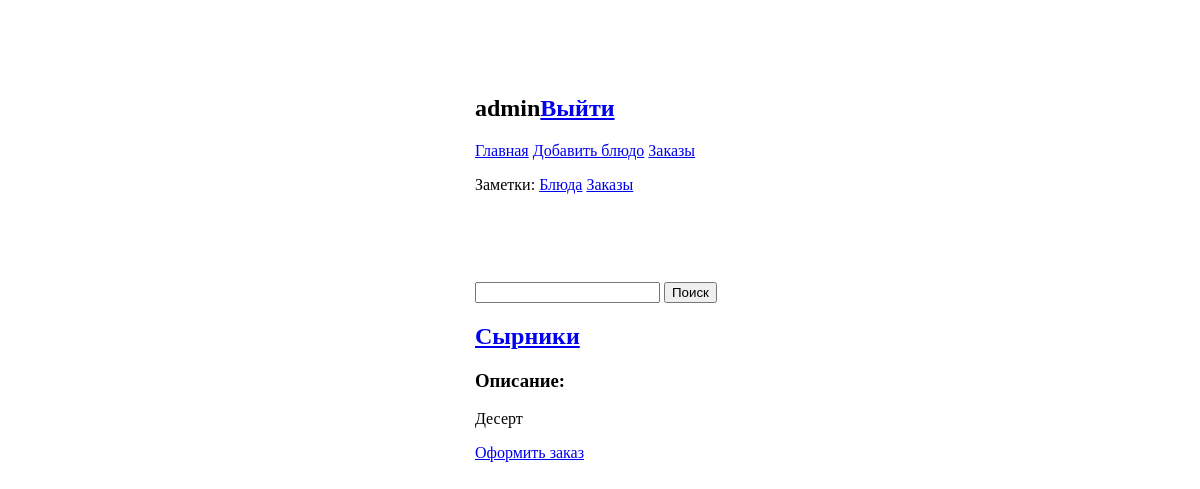
The app's page / (signed in), older data.
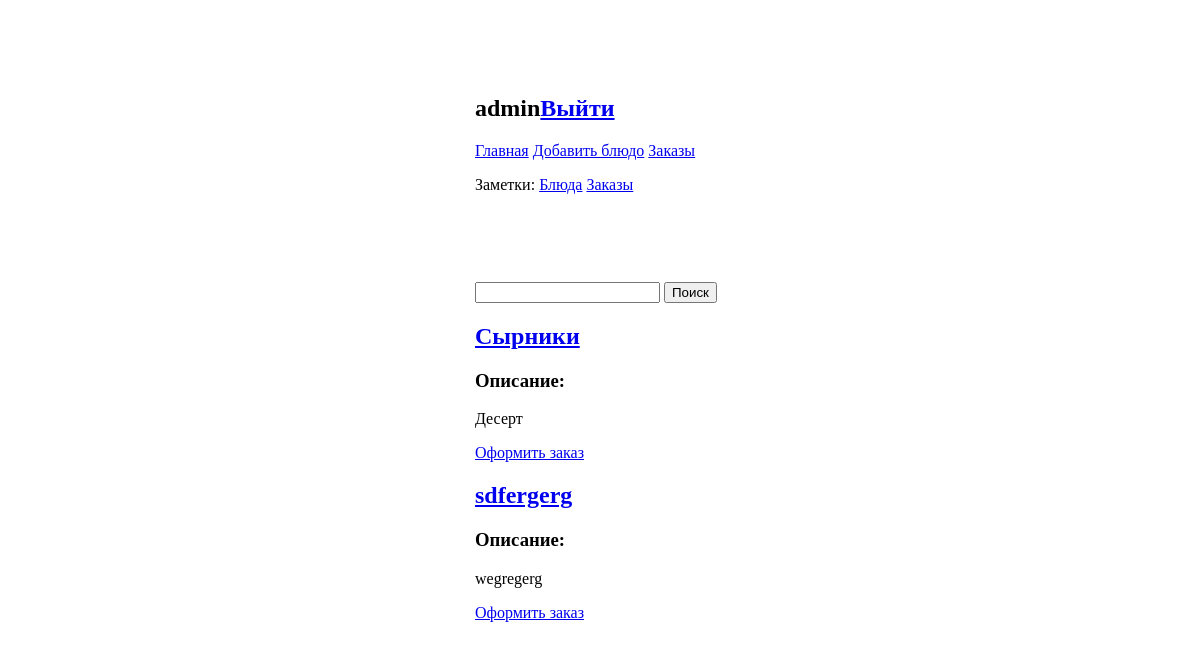
The same page, newer data.
### coocking_book/models.py (models this page shows, shortened)
class Dish(models.Model):
    title = models.CharField(max_length=120, unique=True)
    author = models.ForeignKey(User, on_delete=models.CASCADE, null=True, blank=True)
    description = models.TextField(blank=True, null=True)
    ingredient = models.ManyToManyField(Ingredient, related_name='dishes')
    note = GenericRelation(NotesItem)
    def get_absolute_url(self):
        return reverse('coocking_book:dish_detail', kwargs={'pk': self.pk})

### coocking_book/views.py (the view)
# urls.py: path('', DishListView.as_view(), name='dish_list'),
class DishListView(LoginRequiredMixin, ListView):
    model = Dish
    template_name = 'index.html'
    def get_context_data(self, **kwargs):
        context = super().get_context_data(**kwargs)
        context['dish_list'] = Dish.objects.all()
        return context

### coocking_book/templates/index.html (shortened to what this page needs)
{% extends "base.html" %}
{%block content%}
	<form action="{% url 'coocking_book:dish_search' %}" method="GET">
   		<input type="text" name="q" />
   		<button type="submit">Поиск</button>
	</form>
	{%for dish  in dish_list%}
		<h2><a href="{{dish.get_absolute_url}}">{{dish.title}}</a></h2>
		<h3>Описание:</h3>
		<p>{{dish.description}}</p>
		<p><a href="{% url 'coocking_book:add_order_list' dish.id %}">Оформить заказ</a>
		</p>
	{%endfor%}
{%endblock%}

Row changes from the older to the newer data that the page shows:
added Dish: title "sdfergerg", description "wegregerg"
